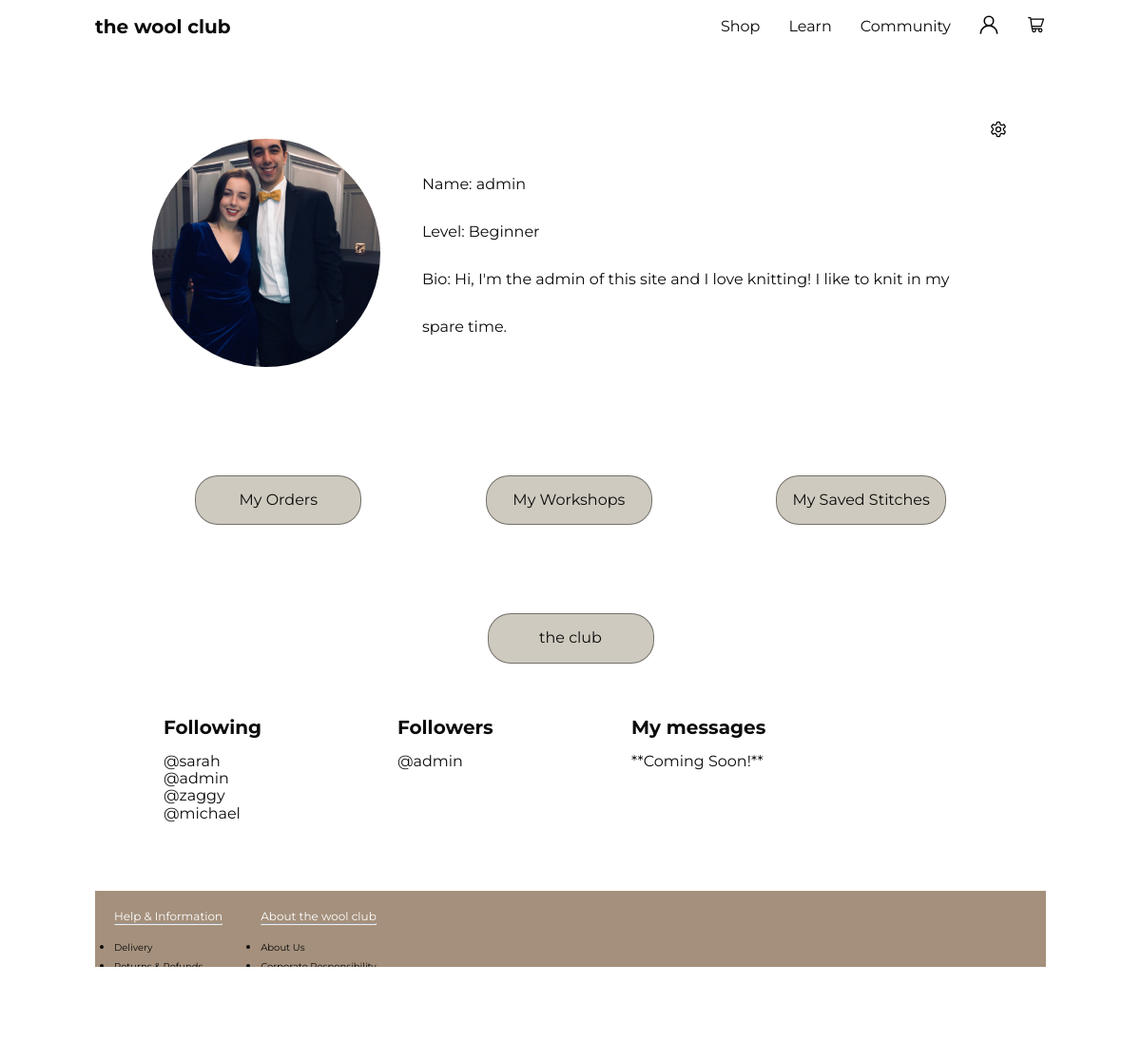
Page /accounts/my_profile/ (signed in) on the committed database.
### accounts/models.py (models this page shows)
class UserProfile(models.Model):
    class Skill(models.TextChoices):
        BEGINNER = 'Beginner'
        INTERMEDIATE = 'Intermediate'
        ADVANCED = 'Advanced'
    user = models.OneToOneField(
        User, on_delete=models.CASCADE, related_name="profile")
    attending = models.ManyToManyField(
        Workshop, blank=True, related_name="attending")
    saved = models.ManyToManyField(
        Stitch, blank=True, related_name="saved")
    profile_pic = models.ImageField(default='profile_images/sheep.jpg', upload_to='profile_images/')
    bio = models.TextField(null=True, blank=True)
    first_name = models.TextField(null=True, blank=True)
    last_name = models.TextField(null=True, blank=True)
    skill_level = models.TextField(choices=Skill.choices, default = 'Beginner')
    follows = models.ManyToManyField(
        "self",
        related_name="followed_by",
        symmetrical=False,
        blank=True
    )
    def __str__(self):
        return self.user.username

### accounts/views.py (the view)
# urls.py: path('my_profile/', views.my_profile, name="my_profile"),
def my_profile(request):
    return render(request, 'registration/my_profile.html')

### templates/registration/my_profile.html
{% extends 'base.html' %}
{% load static %}
{% block content %}
<section>
    <div class="card-background workshop-details">
        <section class="card">
            <section class="profile-display">
                <div class="profile-size2">
                    <img class="profile-image" src="{{ user.profile.profile_pic.url }}" alt="profile pic", height="50px">
                </div>
                <div class="profile-size">
                    <ul class="profile-list">
                        <li>Name: {{ user.username }}</li>
                        <li>Level: {{ user.profile.skill_level }}</li>
                        <li>Bio: {{ user.profile.bio }}</li>
                    </ul>
                </div>
            </section>
            <a href="{% url 'my_profile_settings' %}"><img class="nav__svg-logo" src="{% static 'images/settings.svg' %}" alt=""></a>
        </section>
    </div>
    <div class="profile-buttons">
        <section class="card profile-display">
            <a class="button" href="#">My Orders</a>
            <a class="button" href="{% url 'my_workshops' %}">My Workshops</a>
            <a class="button" href="{% url 'my_saved_stitches' %}">My Saved Stitches</a>
        </section>
    </div>
    <div class="profile-buttons">
        <section class="card my-profile-club-display">
            <div class="club-button">
            <a class="button" href="{% url 'the_club' %}">the club</a>
            </div>
            <div class="follow-display">
                <div class=" card follow">
                    <span class="follow-title">Following</span>
                    {% for following in user.profile.follows.all %}
                    <li>@{{ following|lower }}</li>
                    {% endfor %}
                </div>
                <div class="card follow">
                    <span class="follow-title">Followers</span>
                    {% for followers in user.profile.followed_by.all %}
                    <li>@{{ followers|lower }}</li>
                    {% endfor %}
                </div>
                <div class="posts">
                    <span class="follow-title">My messages</span>
                    <span>**Coming Soon!**</span>
                </div>
            </div>
        </section>
    </div>
</section>
{% endblock content %}

### static/css/style.css (style rules this page uses)
* { margin: 0; padding: 0; box-sizing: border-box; }
body { font-family: "Montserrat", sans-serif; color: #0C0B0B; min-height: 100vh; display: flex; flex-direction: column; }
.background { background-repeat: repeat-y; background-image: url('https://images.pexels.com/photos/317333/pexels-photo-317333.jpeg?auto=compress&cs=tinysrgb&w=1260&h=750&dpr=1'); background-size: 1000px auto; background-position-x: center; background-position-y: center; background-attachment: fixed; }
.container { max-width: 1000px; margin: 0 auto; }
.nav__svg-logo { height: 20px; }
.card-background { padding: 0.5rem; box-shadow: var(--shadow); border-radius: 0.5rem; margin-top: 30px; display: flex; flex-direction: column; }
.button { padding: 1rem; border-radius: 1.5rem; min-width: 175px; margin: 0.25rem; box-sizing: border-box; transition: background-color 150ms; text-align: center; cursor: pointer; background-color: #cfcabf; color: #0C0B0B; text-decoration: none; box-shadow: var(--shadow-small); border: #0c0b0b77 solid 0.25px; }
.card { margin: 0.5rem; padding: 1.5rem; background-color: rgba(255, 255, 255, 0.7); border-radius: 0.5rem; box-shadow: var(--shadow-small); display: flex; justify-content: space-between; }
.profile-image { border-radius: 100%; height: 15rem; flex-shrink: 0; width: 15rem; margin-right: 1.5rem; object-fit: cover; }
.profile-display { display: flex; justify-content: space-around; align-items: center; }
.profile-size2 { padding: 20px; }
.profile-list { list-style-type: none; line-height: 50px; display: flex; flex-wrap: wrap; flex-direction: column; align-content: left; }
.profile-buttons { padding: 0.5rem; box-shadow: var(--shadow); border-radius: 0.5rem; margin-top: 5px; display: flex; flex-direction: column; }
.follow { margin: 0.5rem; padding: 1.5rem; background-color: rgba(255, 255, 255, 0.7); border-radius: 0.5rem; box-shadow: var(--shadow-small); list-style-type: none; width: 25%; display: flex; flex-wrap: wrap; flex-direction: column; justify-content: start; }
.follow-display { justify-content: start; display: flex; flex-wrap: wrap; flex-direction: row; }
.follow-title { font-weight: bold; font-size: 20px; margin-bottom: 15px; }
.posts { margin: 0.5rem; padding: 1.5rem; background-color: rgba(255, 255, 255, 0.7); border-radius: 0.5rem; box-shadow: var(--shadow-small); list-style-type: none; width: 40%; display: flex; flex-wrap: wrap; flex-direction: column; justify-content: start; }
.my-profile-club-display { display: flex; flex-wrap: wrap; flex-direction: column; }
.club-button { margin-bottom: 20px; display: flex; justify-content: center; }

### rows in the picture
UserProfile: user.username "sarah"
UserProfile: user.username "admin"
UserProfile: user.username "zaggy"
UserProfile: user.username "michael"

### other values in the picture
{{ user.username }} "admin"
{{ user.profile.skill_level }} "Beginner"
{{ user.profile.bio }} "Hi, I'm the admin of this site and I love knitting! I like to knit in my spare time."
